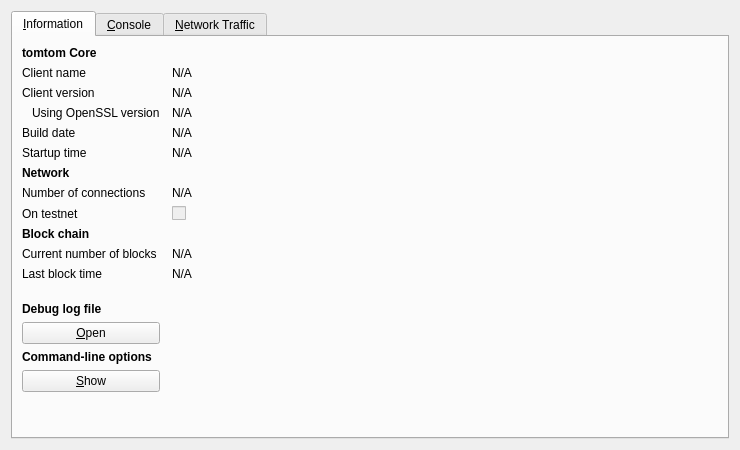
<?xml version="1.0" encoding="UTF-8"?>
<ui version="4.0">
 <class>RPCConsole</class>
 <widget class="QDialog" name="RPCConsole">
  <property name="geometry">
   <rect>
    <x>0</x>
    <y>0</y>
    <width>740</width>
    <height>450</height>
   </rect>
  </property>
  <property name="windowTitle">
   <string>tomtom - Debug window</string>
  </property>
  <layout class="QVBoxLayout" name="verticalLayout_2">
   <item>
    <widget class="QTabWidget" name="tabWidget">
     <property name="currentIndex">
      <number>0</number>
     </property>
     <widget class="QWidget" name="tab_info">
      <attribute name="title">
       <string>&amp;Information</string>
      </attribute>
      <layout class="QGridLayout" name="gridLayout" columnstretch="0,1">
       <property name="horizontalSpacing">
        <number>12</number>
       </property>
       <item row="0" column="0">
        <widget class="QLabel" name="label_9">
         <property name="font">
          <font>
           <weight>75</weight>
           <bold>true</bold>
          </font>
         </property>
         <property name="text">
          <string>tomtom Core</string>
         </property>
        </widget>
       </item>
       <item row="1" column="0">
        <widget class="QLabel" name="label_5">
         <property name="text">
          <string>Client name</string>
         </property>
        </widget>
       </item>
       <item row="1" column="1">
        <widget class="QLabel" name="clientName">
         <property name="cursor">
          <cursorShape>IBeamCursor</cursorShape>
         </property>
         <property name="text">
          <string>N/A</string>
         </property>
         <property name="textFormat">
          <enum>Qt::PlainText</enum>
         </property>
         <property name="textInteractionFlags">
          <set>Qt::LinksAccessibleByMouse|Qt::TextSelectableByKeyboard|Qt::TextSelectableByMouse</set>
         </property>
        </widget>
       </item>
       <item row="2" column="0">
        <widget class="QLabel" name="label_6">
         <property name="text">
          <string>Client version</string>
         </property>
        </widget>
       </item>
       <item row="2" column="1">
        <widget class="QLabel" name="clientVersion">
         <property name="cursor">
          <cursorShape>IBeamCursor</cursorShape>
         </property>
         <property name="text">
          <string>N/A</string>
         </property>
         <property name="textFormat">
          <enum>Qt::PlainText</enum>
         </property>
         <property name="textInteractionFlags">
          <set>Qt::LinksAccessibleByMouse|Qt::TextSelectableByKeyboard|Qt::TextSelectableByMouse</set>
         </property>
        </widget>
       </item>
       <item row="3" column="0">
        <widget class="QLabel" name="label_14">
         <property name="text">
          <string>Using OpenSSL version</string>
         </property>
         <property name="indent">
          <number>10</number>
         </property>
        </widget>
       </item>
       <item row="3" column="1">
        <widget class="QLabel" name="openSSLVersion">
         <property name="cursor">
          <cursorShape>IBeamCursor</cursorShape>
         </property>
         <property name="text">
          <string>N/A</string>
         </property>
         <property name="textFormat">
          <enum>Qt::PlainText</enum>
         </property>
         <property name="textInteractionFlags">
          <set>Qt::LinksAccessibleByMouse|Qt::TextSelectableByKeyboard|Qt::TextSelectableByMouse</set>
         </property>
        </widget>
       </item>
       <item row="4" column="0">
        <widget class="QLabel" name="label_12">
         <property name="text">
          <string>Build date</string>
         </property>
        </widget>
       </item>
       <item row="4" column="1">
        <widget class="QLabel" name="buildDate">
         <property name="cursor">
          <cursorShape>IBeamCursor</cursorShape>
         </property>
         <property name="text">
          <string>N/A</string>
         </property>
         <property name="textFormat">
          <enum>Qt::PlainText</enum>
         </property>
         <property name="textInteractionFlags">
          <set>Qt::LinksAccessibleByMouse|Qt::TextSelectableByKeyboard|Qt::TextSelectableByMouse</set>
         </property>
        </widget>
       </item>
       <item row="5" column="0">
        <widget class="QLabel" name="label_13">
         <property name="text">
          <string>Startup time</string>
         </property>
        </widget>
       </item>
       <item row="5" column="1">
        <widget class="QLabel" name="startupTime">
         <property name="cursor">
          <cursorShape>IBeamCursor</cursorShape>
         </property>
         <property name="text">
          <string>N/A</string>
         </property>
         <property name="textFormat">
          <enum>Qt::PlainText</enum>
         </property>
         <property name="textInteractionFlags">
          <set>Qt::LinksAccessibleByMouse|Qt::TextSelectableByKeyboard|Qt::TextSelectableByMouse</set>
         </property>
        </widget>
       </item>
       <item row="6" column="0">
        <widget class="QLabel" name="label_11">
         <property name="font">
          <font>
           <weight>75</weight>
           <bold>true</bold>
          </font>
         </property>
         <property name="text">
          <string>Network</string>
         </property>
        </widget>
       </item>
       <item row="7" column="0">
        <widget class="QLabel" name="label_7">
         <property name="text">
          <string>Number of connections</string>
         </property>
        </widget>
       </item>
       <item row="7" column="1">
        <widget class="QLabel" name="numberOfConnections">
         <property name="cursor">
          <cursorShape>IBeamCursor</cursorShape>
         </property>
         <property name="text">
          <string>N/A</string>
         </property>
         <property name="textFormat">
          <enum>Qt::PlainText</enum>
         </property>
         <property name="textInteractionFlags">
          <set>Qt::LinksAccessibleByMouse|Qt::TextSelectableByKeyboard|Qt::TextSelectableByMouse</set>
         </property>
        </widget>
       </item>
       <item row="8" column="0">
        <widget class="QLabel" name="label_8">
         <property name="text">
          <string>On testnet</string>
         </property>
        </widget>
       </item>
       <item row="8" column="1">
        <widget class="QCheckBox" name="isTestNet">
         <property name="enabled">
          <bool>false</bool>
         </property>
         <property name="text">
          <string/>
         </property>
        </widget>
       </item>
       <item row="9" column="0">
        <widget class="QLabel" name="label_10">
         <property name="font">
          <font>
           <weight>75</weight>
           <bold>true</bold>
          </font>
         </property>
         <property name="text">
          <string>Block chain</string>
         </property>
        </widget>
       </item>
       <item row="10" column="0">
        <widget class="QLabel" name="label_3">
         <property name="text">
          <string>Current number of blocks</string>
         </property>
        </widget>
       </item>
       <item row="10" column="1">
        <widget class="QLabel" name="numberOfBlocks">
         <property name="cursor">
          <cursorShape>IBeamCursor</cursorShape>
         </property>
         <property name="text">
          <string>N/A</string>
         </property>
         <property name="textFormat">
          <enum>Qt::PlainText</enum>
         </property>
         <property name="textInteractionFlags">
          <set>Qt::LinksAccessibleByMouse|Qt::TextSelectableByKeyboard|Qt::TextSelectableByMouse</set>
         </property>
        </widget>
       </item>
       <item row="11" column="0">
        <widget class="QLabel" name="label_2">
         <property name="text">
          <string>Last block time</string>
         </property>
        </widget>
       </item>
       <item row="11" column="1">
        <widget class="QLabel" name="lastBlockTime">
         <property name="cursor">
          <cursorShape>IBeamCursor</cursorShape>
         </property>
         <property name="text">
          <string>N/A</string>
         </property>
         <property name="textFormat">
          <enum>Qt::PlainText</enum>
         </property>
         <property name="textInteractionFlags">
          <set>Qt::LinksAccessibleByMouse|Qt::TextSelectableByKeyboard|Qt::TextSelectableByMouse</set>
         </property>
        </widget>
       </item>
       <item row="12" column="0">
        <spacer name="verticalSpacer_2">
         <property name="orientation">
          <enum>Qt::Vertical</enum>
         </property>
         <property name="sizeHint" stdset="0">
          <size>
           <width>20</width>
           <height>20</height>
          </size>
         </property>
        </spacer>
       </item>
       <item row="13" column="0">
        <widget class="QLabel" name="labelDebugLogfile">
         <property name="font">
          <font>
           <weight>75</weight>
           <bold>true</bold>
          </font>
         </property>
         <property name="text">
          <string>Debug log file</string>
         </property>
        </widget>
       </item>
       <item row="14" column="0">
        <widget class="QPushButton" name="openDebugLogfileButton">
         <property name="toolTip">
          <string>Open the tomtom debug log file from the current data directory. This can take a few seconds for large log files.</string>
         </property>
         <property name="text">
          <string>&amp;Open</string>
         </property>
         <property name="autoDefault">
          <bool>false</bool>
         </property>
        </widget>
       </item>
       <item row="15" column="0">
        <widget class="QLabel" name="labelCLOptions">
         <property name="font">
          <font>
           <weight>75</weight>
           <bold>true</bold>
          </font>
         </property>
         <property name="text">
          <string>Command-line options</string>
         </property>
        </widget>
       </item>
       <item row="16" column="0">
        <widget class="QPushButton" name="showCLOptionsButton">
         <property name="toolTip">
          <string>Show the tomtom-Qt help message to get a list with possible tomtom command-line options.</string>
         </property>
         <property name="text">
          <string>&amp;Show</string>
         </property>
         <property name="autoDefault">
          <bool>false</bool>
         </property>
        </widget>
       </item>
       <item row="17" column="0">
        <spacer name="verticalSpacer">
         <property name="orientation">
          <enum>Qt::Vertical</enum>
         </property>
         <property name="sizeHint" stdset="0">
          <size>
           <width>20</width>
           <height>40</height>
          </size>
         </property>
        </spacer>
       </item>
      </layout>
     </widget>
     <widget class="QWidget" name="tab_console">
      <attribute name="title">
       <string>&amp;Console</string>
      </attribute>
      <layout class="QVBoxLayout" name="verticalLayout_3">
       <property name="spacing">
        <number>3</number>
       </property>
       <item>
        <widget class="QTextEdit" name="messagesWidget">
         <property name="minimumSize">
          <size>
           <width>0</width>
           <height>100</height>
          </size>
         </property>
         <property name="readOnly">
          <bool>true</bool>
         </property>
         <property name="tabKeyNavigation" stdset="0">
          <bool>false</bool>
         </property>
         <property name="columnCount" stdset="0">
          <number>2</number>
         </property>
        </widget>
       </item>
       <item>
        <layout class="QHBoxLayout" name="horizontalLayout">
         <property name="spacing">
          <number>3</number>
         </property>
         <item>
          <widget class="QLabel" name="label">
           <property name="text">
            <string notr="true">&gt;</string>
           </property>
          </widget>
         </item>
         <item>
          <widget class="QLineEdit" name="lineEdit"/>
         </item>
         <item>
          <widget class="QPushButton" name="clearButton">
           <property name="maximumSize">
            <size>
             <width>24</width>
             <height>24</height>
            </size>
           </property>
           <property name="toolTip">
            <string>Clear console</string>
           </property>
           <property name="text">
            <string/>
           </property>
           <property name="icon">
            <iconset resource="../bitcoin.qrc">
             <normaloff>:/icons/remove</normaloff>:/icons/remove</iconset>
           </property>
           <property name="shortcut">
            <string notr="true">Ctrl+L</string>
           </property>
           <property name="autoDefault">
            <bool>false</bool>
           </property>
          </widget>
         </item>
        </layout>
       </item>
      </layout>
     </widget>
     <widget class="QWidget" name="tab">
      <attribute name="title">
       <string>&amp;Network Traffic</string>
      </attribute>
      <layout class="QHBoxLayout" name="horizontalLayout_3">
       <item>
        <layout class="QVBoxLayout" name="verticalLayout_4">
         <item>
          <widget class="TrafficGraphWidget" name="trafficGraph" native="true">
           <property name="sizePolicy">
            <sizepolicy hsizetype="Expanding" vsizetype="Expanding">
             <horstretch>0</horstretch>
             <verstretch>0</verstretch>
            </sizepolicy>
           </property>
          </widget>
         </item>
         <item>
          <layout class="QHBoxLayout" name="horizontalLayout_2">
           <item>
            <widget class="QSlider" name="sldGraphRange">
             <property name="minimum">
              <number>1</number>
             </property>
             <property name="maximum">
              <number>288</number>
             </property>
             <property name="pageStep">
              <number>12</number>
             </property>
             <property name="value">
              <number>6</number>
             </property>
             <property name="orientation">
              <enum>Qt::Horizontal</enum>
             </property>
            </widget>
           </item>
           <item>
            <widget class="QLabel" name="lblGraphRange">
             <property name="minimumSize">
              <size>
               <width>100</width>
               <height>0</height>
              </size>
             </property>
             <property name="alignment">
              <set>Qt::AlignCenter</set>
             </property>
            </widget>
           </item>
           <item>
            <widget class="QPushButton" name="btnClearTrafficGraph">
             <property name="text">
              <string>&amp;Clear</string>
             </property>
            </widget>
           </item>
          </layout>
         </item>
        </layout>
       </item>
       <item>
        <layout class="QVBoxLayout" name="verticalLayout">
         <item>
          <widget class="QGroupBox" name="groupBox">
           <property name="title">
            <string>Totals</string>
           </property>
           <layout class="QVBoxLayout" name="verticalLayout_5">
            <item>
             <layout class="QHBoxLayout" name="horizontalLayout_4">
              <item>
               <widget class="Line" name="line">
                <property name="sizePolicy">
                 <sizepolicy hsizetype="Fixed" vsizetype="Fixed">
                  <horstretch>0</horstretch>
                  <verstretch>0</verstretch>
                 </sizepolicy>
                </property>
                <property name="minimumSize">
                 <size>
                  <width>10</width>
                  <height>0</height>
                 </size>
                </property>
                <property name="palette">
                 <palette>
                  <active>
                   <colorrole role="Light">
                    <brush brushstyle="SolidPattern">
                     <color alpha="255">
                      <red>0</red>
                      <green>255</green>
                      <blue>0</blue>
                     </color>
                    </brush>
                   </colorrole>
                  </active>
                  <inactive>
                   <colorrole role="Light">
                    <brush brushstyle="SolidPattern">
                     <color alpha="255">
                      <red>0</red>
                      <green>255</green>
                      <blue>0</blue>
                     </color>
                    </brush>
                   </colorrole>
                  </inactive>
                  <disabled>
                   <colorrole role="Light">
                    <brush brushstyle="SolidPattern">
                     <color alpha="255">
                      <red>0</red>
                      <green>255</green>
                      <blue>0</blue>
                     </color>
                    </brush>
                   </colorrole>
                  </disabled>
                 </palette>
                </property>
                <property name="orientation">
                 <enum>Qt::Horizontal</enum>
                </property>
               </widget>
              </item>
              <item>
               <widget class="QLabel" name="label_16">
                <property name="text">
                 <string>In:</string>
                </property>
               </widget>
              </item>
              <item>
               <widget class="QLabel" name="lblBytesIn">
                <property name="minimumSize">
                 <size>
                  <width>50</width>
                  <height>0</height>
                 </size>
                </property>
                <property name="alignment">
                 <set>Qt::AlignRight|Qt::AlignTrailing|Qt::AlignVCenter</set>
                </property>
               </widget>
              </item>
             </layout>
            </item>
            <item>
             <layout class="QHBoxLayout" name="horizontalLayout_5">
              <item>
               <widget class="Line" name="line_2">
                <property name="sizePolicy">
                 <sizepolicy hsizetype="Fixed" vsizetype="Fixed">
                  <horstretch>0</horstretch>
                  <verstretch>0</verstretch>
                 </sizepolicy>
                </property>
                <property name="minimumSize">
                 <size>
                  <width>10</width>
                  <height>0</height>
                 </size>
                </property>
                <property name="palette">
                 <palette>
                  <active>
                   <colorrole role="Light">
                    <brush brushstyle="SolidPattern">
                     <color alpha="255">
                      <red>255</red>
                      <green>0</green>
                      <blue>0</blue>
                     </color>
                    </brush>
                   </colorrole>
                  </active>
                  <inactive>
                   <colorrole role="Light">
                    <brush brushstyle="SolidPattern">
                     <color alpha="255">
                      <red>255</red>
                      <green>0</green>
                      <blue>0</blue>
                     </color>
                    </brush>
                   </colorrole>
                  </inactive>
                  <disabled>
                   <colorrole role="Light">
                    <brush brushstyle="SolidPattern">
                     <color alpha="255">
                      <red>255</red>
                      <green>0</green>
                      <blue>0</blue>
                     </color>
                    </brush>
                   </colorrole>
                  </disabled>
                 </palette>
                </property>
                <property name="orientation">
                 <enum>Qt::Horizontal</enum>
                </property>
               </widget>
              </item>
              <item>
               <widget class="QLabel" name="label_17">
                <property name="text">
                 <string>Out:</string>
                </property>
               </widget>
              </item>
              <item>
               <widget class="QLabel" name="lblBytesOut">
                <property name="minimumSize">
                 <size>
                  <width>50</width>
                  <height>0</height>
                 </size>
                </property>
                <property name="alignment">
                 <set>Qt::AlignRight|Qt::AlignTrailing|Qt::AlignVCenter</set>
                </property>
               </widget>
              </item>
             </layout>
            </item>
            <item>
             <spacer name="verticalSpacer_4">
              <property name="orientation">
               <enum>Qt::Vertical</enum>
              </property>
              <property name="sizeHint" stdset="0">
               <size>
                <width>20</width>
                <height>407</height>
               </size>
              </property>
             </spacer>
            </item>
           </layout>
          </widget>
         </item>
        </layout>
       </item>
      </layout>
     </widget>
    </widget>
   </item>
  </layout>
 </widget>
 <customwidgets>
  <customwidget>
   <class>TrafficGraphWidget</class>
   <extends>QWidget</extends>
   <header>trafficgraphwidget.h</header>
   <container>1</container>
   <slots>
    <slot>clear()</slot>
   </slots>
  </customwidget>
 </customwidgets>
 <resources>
  <include location="../bitcoin.qrc"/>
 </resources>
 <connections/>
</ui>
